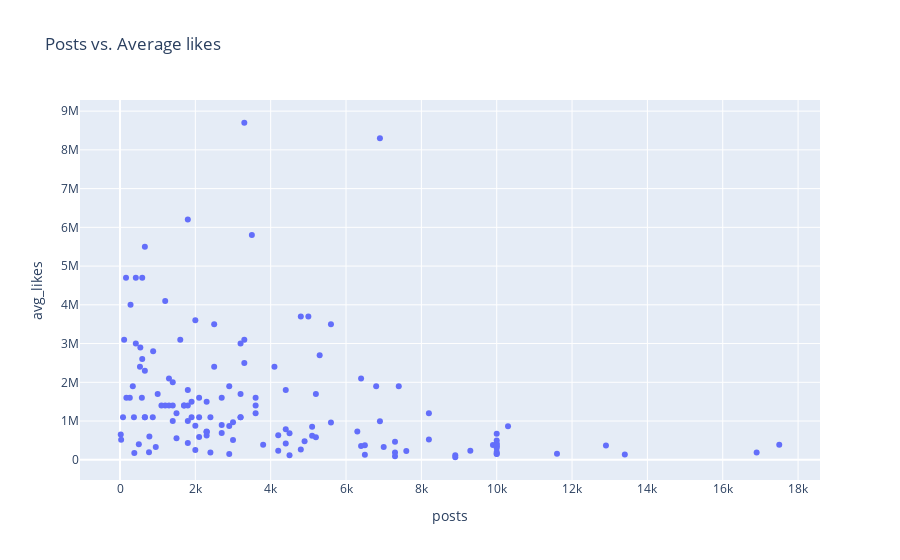

This figure's notebook cell:
### Code cell
# create a scatter plot of Posts vs. Average likes
fig3 = px.scatter(df, x="posts", y="avg_likes", title="Posts vs. Average likes")
fig3.show()

### Figure 1 — Plotly figure (JSON) as saved in the notebook; plotly's stock layout.template omitted (floating-point values rounded to 4 significant figures; data arrays with more than 128 entries replaced by an {"elided": "..."} marker saying what was removed)
{"data": [{"hovertemplate": "posts=%{x}<br>avg_likes=%{y}<extra></extra>", "legendgroup": "", "marker": {"color": "#636efa", "symbol": "circle"}, "mode": "markers", "name": "", "orientation": "v", "showlegend": false, "type": "scatter", "x": {"elided": "138 int values"}, "xaxis": "x", "y": {"elided": "138 float values"}, "yaxis": "y"}], "layout": {"legend": {"tracegroupgap": 0}, "title": {"text": "Posts vs. Average likes"}, "xaxis": {"anchor": "y", "domain": [0, 1], "title": {"text": "posts"}}, "yaxis": {"anchor": "x", "domain": [0, 1], "title": {"text": "avg_likes"}}}}
